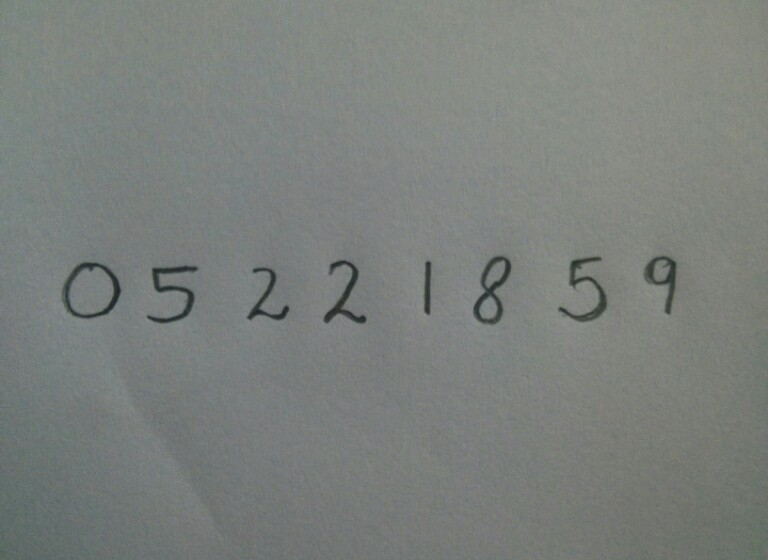
#> input picture Days/mastering opencv 2/5. ML in Computer vision/photo_1.jpg, 768 x 560 px, given in place of the camera
$ jupyter execute '4. Camshift Object Tracking.ipynb'   (text cells are left out)
#> lines starting #> are read from the running program, lines starting #| are printed output that depends on the picture
[cell 1]
import numpy as np
import cv2

# Initialize webcam
cap = cv2.VideoCapture(0)

# take first frame of the video
ret, frame = cap.read()
#> frame is the input picture: shape (560, 768, 3); mean B, G, R 123.9, 127.4, 123

# setup default location of window
r, h, c, w = 240, 100, 400, 160
track_window = (c, r, w, h)

# Crop region of interest for tracking
roi = frame[r:r+h, c:c+w]
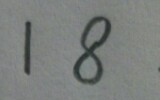
#> roi: shape (100, 160, 3); mean B, G, R 124, 126.6, 123

# Convert cropped window to HSV color space
hsv_roi =  cv2.cvtColor(roi, cv2.COLOR_BGR2HSV)
#> hsv_roi: shape (100, 160, 3); mean H, S, V 69.1, 9.5, 126.8

# Create a mask between the HSV bounds
lower_purple = np.array([130,60,60])
upper_purple = np.array([175,255,255])
mask = cv2.inRange(hsv_roi, lower_purple, upper_purple)
#> mask: shape (100, 160); every value is 0

# Obtain the color histogram of the ROI
roi_hist = cv2.calcHist([hsv_roi], [0], mask, [180], [0,180])
#> roi_hist = 180 values from 0 to 0

# Normalize values to lie between the range 0, 255
cv2.normalize(roi_hist, roi_hist, 0, 255, cv2.NORM_MINMAX)

# Setup the termination criteria
# We stop calculating the centroid shift after ten iterations
# or if the centroid has moved at least 1 pixel
term_crit = ( cv2.TERM_CRITERIA_EPS | cv2.TERM_CRITERIA_COUNT, 10, 1 )

while True:

    # Read webcam frame
    ret, frame = cap.read()

    if ret == True:
        # Convert to HSV
        hsv = cv2.cvtColor(frame, cv2.COLOR_BGR2HSV)
#> hsv: shape (560, 768, 3); mean H, S, V 66.6, 12.1, 127.6

        # Calculate the histogram back projection
        # Each pixel's value is it's probability
        dst = cv2.calcBackProject([hsv],[0],roi_hist,[0,180],1)
#> dst: shape (560, 768); every value is 0

        # apply Camshift to get the new location
        ret, track_window = cv2.CamShift(dst, track_window, term_crit)
#> ret = ((0, 0), (0, 0), 0); track_window = (390, 230, 180, 120)

        # Draw it on image
        # We use polylines to represent Adaptive box
        pts = cv2.boxPoints(ret)
#> pts = [[0, 0], [0, 0], [0, 0], [0, 0]]
        pts = np.int0(pts)
        img2 = cv2.polylines(frame,[pts],True, 255,2)

        cv2.imshow('Camshift Tracking', img2)

        if cv2.waitKey(1) == 13: #13 is the Enter Key
#> (key Esc is pressed here)
            break

    else:
        break

cv2.destroyAllWindows()
cap.release()
